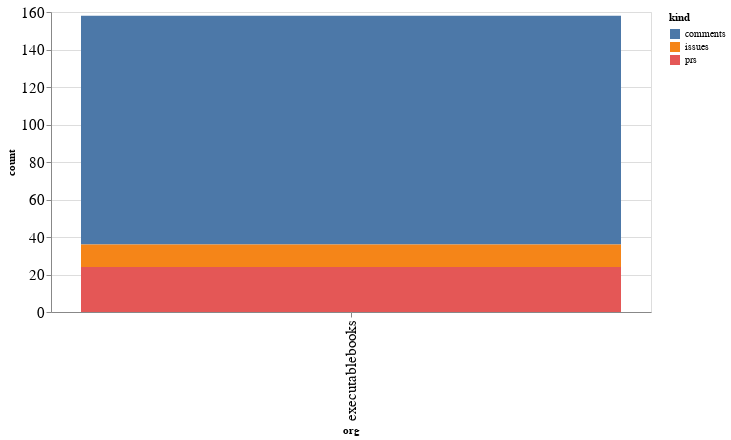

Here is the notebook cell this chart was saved with:
### Code cell
alt.Chart(org_summaries, width=600).mark_bar().encode(
    x='org',
    y='count',
    color='kind',
    tooltip="org"
)

### Figure 1 — Vega-Lite specification as saved in the notebook (floating-point values rounded to 4 significant figures)
{"config": {"axisLeft": {"labelFontSize": 15}, "axisBottom": {"labelFontSize": 15}}, "data": {"name": "data-9aeb6364fc8f8bad792f55d7705f350d"}, "mark": "bar", "encoding": {"color": {"type": "nominal", "field": "kind"}, "tooltip": {"type": "nominal", "field": "org"}, "x": {"type": "nominal", "field": "org"}, "y": {"type": "quantitative", "field": "count"}}, "width": 600, "$schema": "https://vega.github.io/schema/vega-lite/v4.8.1.json", "datasets": {"data-9aeb6364fc8f8bad792f55d7705f350d": [{"org": "executablebooks", "kind": "comments", "count": 122}, {"org": "executablebooks", "kind": "issues", "count": 12}, {"org": "executablebooks", "kind": "prs", "count": 24}]}}
